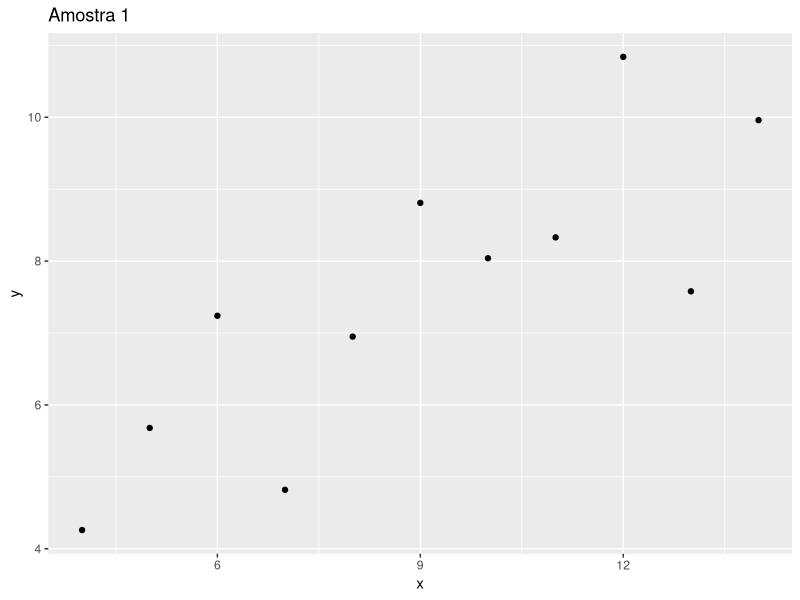
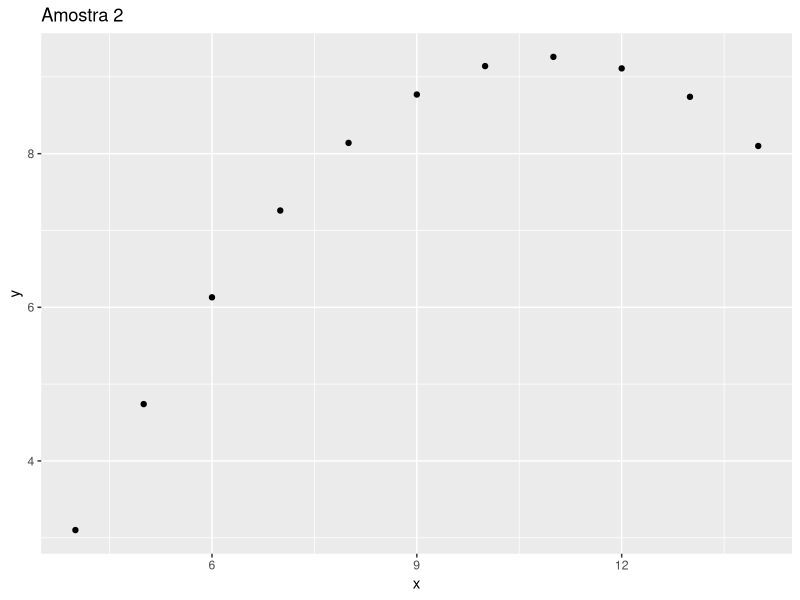

Recreate these plots in R, in order.
## ---- chunk 1
idades <-c(14,15,16,14,17)
idades
## ---- chunk 2
( 14 + 15 + 16 + 14 + 17 ) / 5
## ---- chunk 3
idades <- c(14, 15, 16, 14, 17)
mean(idades)
## ---- chunk 4
library(data.table)
library(ggplot2)
x <- c(10, 8, 13, 9, 11, 14, 6, 4 , 12, 7, 5)
y <- c(8.04, 6.95, 7.58, 8.81, 8.33, 9.96, 7.24, 4.26, 10.84, 4.82, 5.68)
DT = data.table(x, y)
ggplot(DT, mapping = aes(x = x, y =y)) +
  geom_point() +
  labs(title = "Amostra 1")
## ---- chunk 5
cor(x, y)  
## ---- chunk 6
library(data.table)
library(ggplot2)
x <- c(10, 8, 13, 9, 11, 14, 6, 4 , 12, 7, 5)
y <- c(9.14, 8.14, 8.74,8.77,9.26,8.1,6.13,3.1,9.11,7.26,4.74)
DT = data.table(x, y)
ggplot(DT, mapping = aes(x = x, y =y)) +
  geom_point() +
  labs(title = "Amostra 2")
